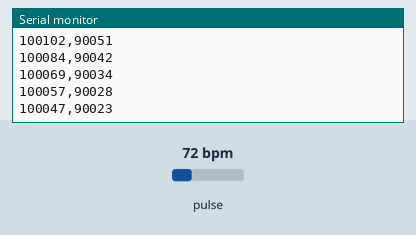
The sketch below on a simulated Arduino Uno, built with avr-gcc and run on an emulated ATmega328P. On the bench: the last lines printed to the serial monitor. The test bench sets the inputs (shaded band); at power-on: pulse 72 bpm.

Above: at 1.4 s.
1.5 s: pulse set to 42 bpm
At 1.59 s:
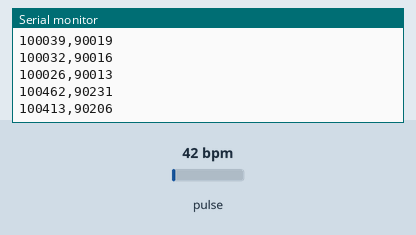
3.0 s: pulse set to 70 bpm
At 3.31 s:
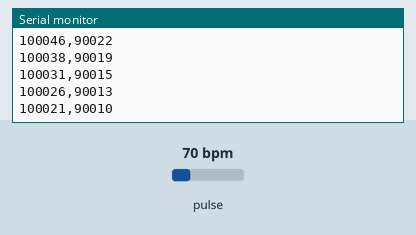
Timing chart, 0 to 6.0 s (numbered marks = the images above; inputs shaded):
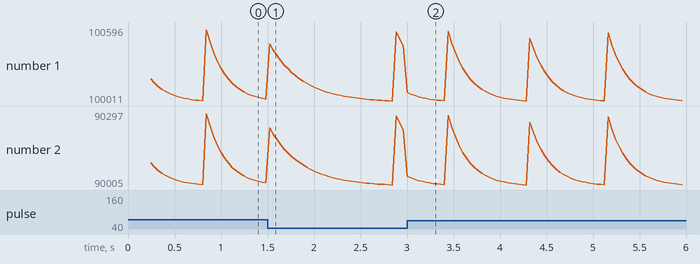

The sketch:

uno-heart-beat-plot.ino
```cpp
// https://makersportal.com/blog/2019/6/24/arduino-heart-rate-monitor-using-max30102-and-pulse-oximetry

/*
  Heart beat plotting!
  By: Nathan Seidle @ SparkFun Electronics
  Date: October 20th, 2016
  https://github.com/sparkfun/MAX30105_Breakout

  Shows the user's heart beat on Arduino's serial plotter

  Instructions:
  1) Load code onto Redboard
  2) Attach sensor to your finger with a rubber band (see below)
  3) Open Tools->'Serial Plotter'
  4) Make sure the drop down is set to 115200 baud
  5) Checkout the blips!
  6) Feel the pulse on your neck and watch it mimic the blips

  It is best to attach the sensor to your finger using a rubber band or other tightening
  device. Humans are generally bad at applying constant pressure to a thing. When you
  press your finger against the sensor it varies enough to cause the blood in your
  finger to flow differently which causes the sensor readings to go wonky.

  Hardware Connections (Breakoutboard to Arduino):
  -5V = 5V (3.3V is allowed)
  -GND = GND
  -SDA = A4 (or SDA)
  -SCL = A5 (or SCL)
  -INT = Not connected

  The MAX30105 Breakout can handle 5V or 3.3V I2C logic. We recommend powering the board with 5V
  but it will also run at 3.3V.
*/

#include <Wire.h>
#include "MAX30105.h"

MAX30105 particleSensor;

void setup()
{
  Serial.begin(115200);
  while(!Serial); //We must wait for Teensy to come online
  delay(100);
  Serial.println("Initializing...");
  delay(100);

  // Initialize sensor
  if (!particleSensor.begin(Wire, I2C_SPEED_FAST)) //Use default I2C port, 400kHz speed
  {
    Serial.println("MAX30105 was not found. Please check wiring/power. ");
    while (1);
  }

//  //Setup to sense a nice looking saw tooth on the plotter
//  byte ledBrightness = 0x1F; //Options: 0=Off to 255=50mA
//  byte sampleAverage = 8; //Options: 1, 2, 4, 8, 16, 32
//  byte ledMode = 3; //Options: 1 = Red only, 2 = Red + IR, 3 = Red + IR + Green
//  int sampleRate = 100; //Options: 50, 100, 200, 400, 800, 1000, 1600, 3200
//  int pulseWidth = 411; //Options: 69, 118, 215, 411
//  int adcRange = 4096; //Options: 2048, 4096, 8192, 16384
//
//  particleSensor.setup(ledBrightness, sampleAverage, ledMode, sampleRate, pulseWidth, adcRange); //Configure sensor with these settings

  byte ledBrightness = 70; //Options: 0=Off to 255=50mA
  byte sampleAverage = 16; //Options: 1, 2, 4, 8, 16, 32
  byte ledMode = 2; //Options: 1 = Red only, 2 = Red + IR, 3 = Red + IR + Green
  int sampleRate = 400; //Options: 50, 100, 200, 400, 800, 1000, 1600, 3200
  int pulseWidth = 411; //Options: 69, 118, 215, 411
  int adcRange = 16384; //Options: 2048, 4096, 8192, 16384

  particleSensor.setup(ledBrightness, sampleAverage, ledMode, sampleRate, pulseWidth, adcRange); //Configure sensor with these settings

  //Arduino plotter auto-scales annoyingly. To get around this, pre-populate
  //the plotter with 500 of an average reading from the sensor

  //Take an average of IR readings at power up
//  const byte avgAmount = 64;
//  long baseValue = 0;
//  for (byte x = 0 ; x < avgAmount ; x++)
//  {
//    baseValue += particleSensor.getIR(); //Read the IR value
//  }
//  baseValue /= avgAmount;
//
//  //Pre-populate the plotter so that the Y scale is close to IR values
//  for (int x = 0 ; x < 500 ; x++)
//    Serial.println(baseValue);
}

void loop()
{
//  Serial.println(particleSensor.getIR()); //Send raw data to plotter
  particleSensor.check(); //Check the sensor
  while (particleSensor.available()) {
      // read stored IR
      Serial.print(particleSensor.getFIFOIR());
      Serial.print(",");
      // read stored red
      Serial.println(particleSensor.getFIFORed());
      // read next set of samples
      particleSensor.nextSample();
  }
}
```

Measured:
- after the input at 1.5 s, the serial monitor: prints a new line at once (image 1)
- plotted number 1: 100026 → 100447 after the input at 1.5 s
- plotted number 2: 90013 → 90223 after the input at 1.5 s
